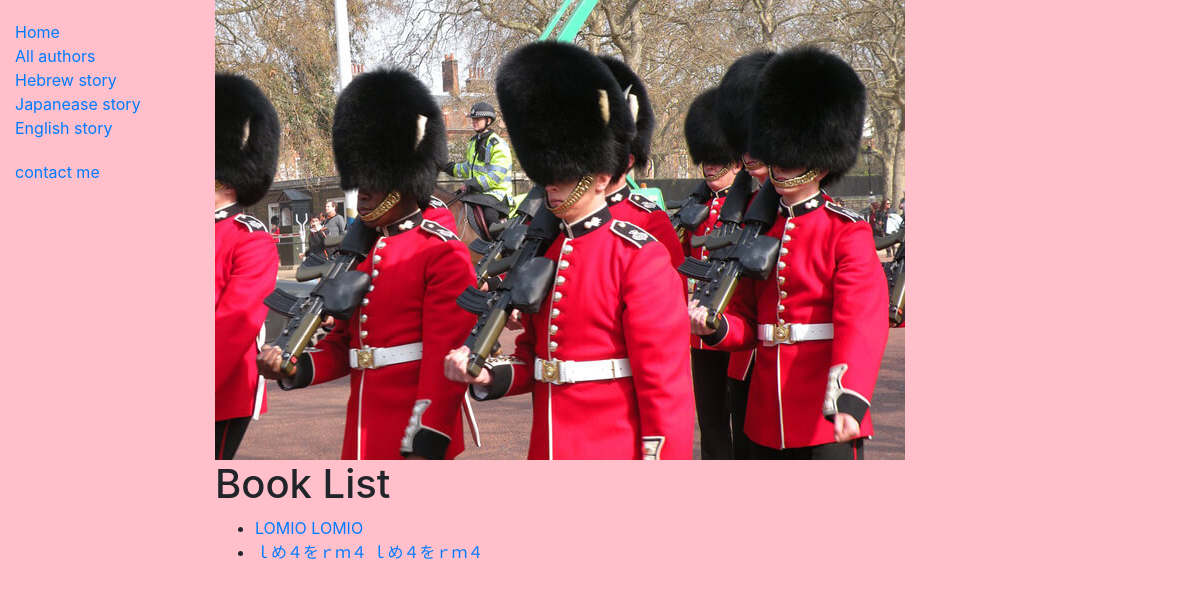
/catalog/bks/, run on an earlier commit of the app's database.
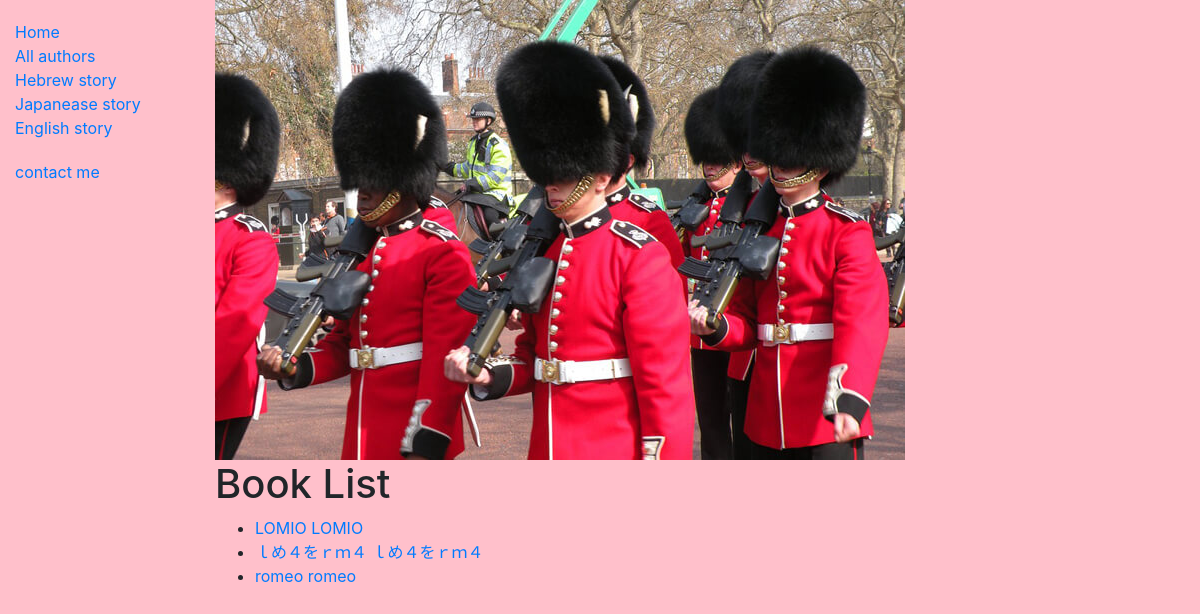
And on a later commit of the database.
### catalog/models.py (models this page shows, shortened)
class Book(models.Model):
    title = models.CharField(max_length=200)
    author = models.ForeignKey('Author', on_delete=models.SET_NULL, null=True)
    summary = models.TextField(max_length=1000, help_text='Enter a brief description of the book')
    isbn = models.CharField('ISBN', max_length=13, help_text='13 Character <a href="https://www.isbn-international.org/content/what-isbn">ISBN number</a>')
    genre = models.ManyToManyField(Genre, help_text='Select a genre for this book')
    language = models.ForeignKey('Language', on_delete=models.SET_NULL, null=True)
    def get_absolute_url(self):
        return reverse('book-detail', args=[str(self.id)])

### catalog/views.py (the view)
# urls.py: path('bks/', views.BkListView.as_view(), name='bks'),
class BkListView(generic.ListView):
    model = Book
    template_name = "catalog/bk_list.html"
    queryset = Book.objects.filter(language__name__icontains='English')

### catalog/templates/catalog/bk_list.html
{% extends "base_generic.html" %}
{% block content %}
  {% load static %}
  <img src="{% static 'images/R (4).jpg' %}" alt="mu">
  <h1>Book List</h1>
  {% if book_list %}
  <ul>
    {% for book in book_list %}
      <li>
        <a href="{{ book.get_absolute_url }}">{{ book.title }}</a>
        <a href="{{book.summary}}">{{book.title}}</a>
      </li>
    {% endfor %}
  </ul>
  {% else %}
    <p>There are no books in the library.</p>
  {% endif %}
{% endblock %}

What changed in the data, as far as the page shows it:
added Book: title "romeo"
